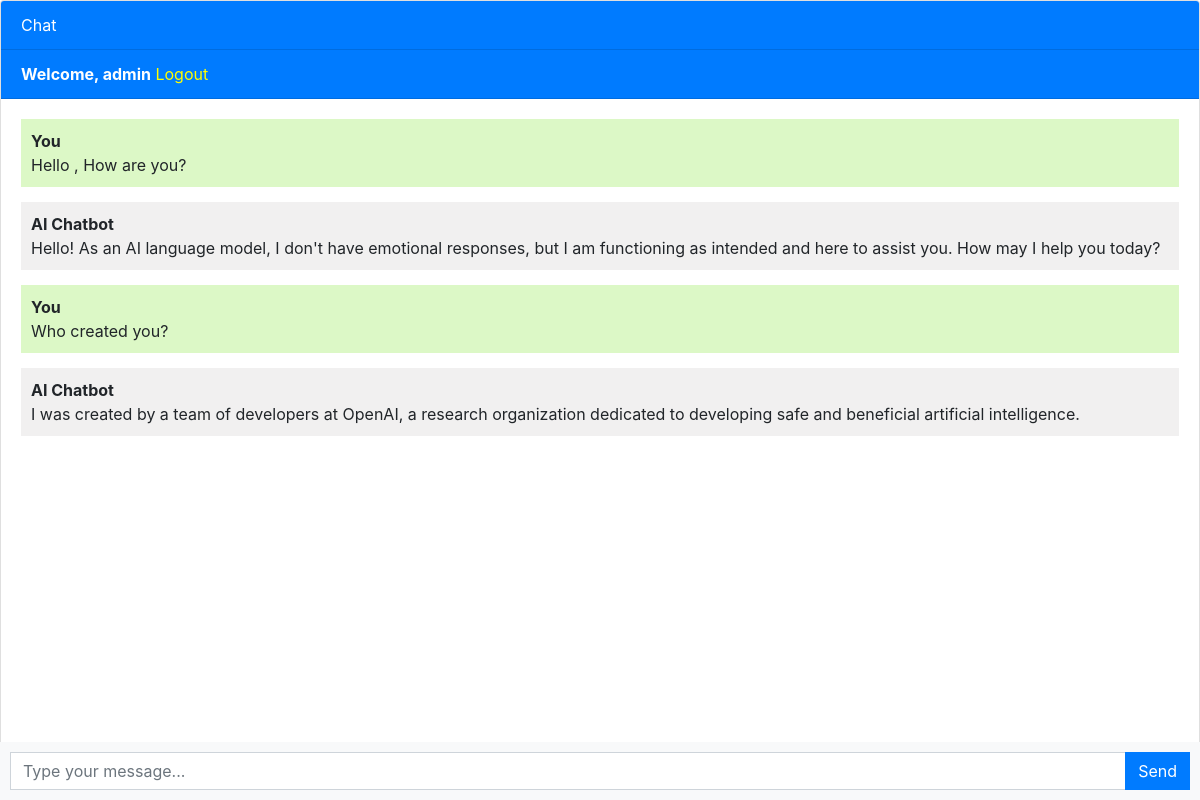
/ (signed in), run on the app's committed database.
### chatbot/models.py (models this page shows, shortened)
class Chat(models.Model):
    user = models.ForeignKey(User,on_delete=models.CASCADE)
    message = models.TextField()
    response = models.TextField()
    created_at = models.DateTimeField(auto_now_add=True)

### chatbot/views.py (the view)
# urls.py: path('', views.chatbot, name='chatbot'),
def chatbot(request):
    chats = Chat.objects.filter(user=request.user)
    if request.method == 'POST':
        message = request.POST.get('message')
        response = ask_openai(message)
        chat = Chat(user=request.user, message=message,response=response,created_at=timezone.now())
        chat.save()
        return JsonResponse({'message': message,'response': response})
    return render(request,'chatbot.html',{'chats':chats})

### templates/chatbot.html (shortened to what this page needs)
{% extends 'base.html' %}
{% block content %}
<div class="chat-container">
  <div class="card flex-grow-1">
    <div class="card-header bg-primary text-white">Chat</div>
    {% if user.is_authenticated %}
    <div class="card-header bg-primary text-white"> <b> Welcome, {{user.username}}</b>   <a style="color: yellow" href="logout">Logout</a></div>
    {% else %}
    <div class="card-header bg-primary text-white"><a style="color: yellow" href="login">Login</a>    <a style="color: yellow" href="register">Register</a></div>
    {% endif %}
    <div class="card-body messages-box">
      <ul class="list-unstyled messages-list">
        {% for chat in chats %}
          {% if chat.user == request.user %}
            <li class="message sent">
          <div class="message-text">
            <div class="message-sender">
              <b>You</b>
            </div>
            <div class="message-content">
              {{ chat.message }}
            </div>
          </div>
        </li>
        <li class="message received">
          <div class="message-text">
            <div class="message-sender">
              <b>AI Chatbot</b>
            </div>
            <div class="message-content">
              {{ chat.response }}
            </div>
          </div>
        </li>
          {% endif %}
        {% endfor %}
      </ul>
    </div>
    <br><br>
    <br><br>
    <br><br>
  </div>
  <form class="message-form">
    <div class="input-group">
      <input type="text" class="form-control message-input" placeholder="Type your message...">
      <div class="input-group-append">
        <button type="submit" class="btn btn-primary btn-send">Send</button>
      </div>
    </div>
  </form>
</div>
{% endblock %}

### templates/chatbot.html (style rules this page uses)
body, html { height: 100%; }
.messages-box { flex: 1; overflow-y: auto; }
.messages-list { padding-left: 0; }
.message { margin-bottom: 15px; list-style: none; }
.message-text { padding: 10px; border-radius: 5px; }
.sent { background-color: #dcf8c6; align-self: flex-end; }
.received { background-color: #f1f0f0; align-self: flex-start; }
.message-form { display: flex; position: fixed; bottom: 0; left: 0; right: 0; padding: 10px; background-color: #f8f9fa; }
.message-input { flex: 1; border-radius: 0; border-right: none; }
.btn-send { border-radius: 0; }
.chat-container { height: 100%; display: flex; flex-direction: column; }

### data on the page
Chat: message "Hello , How are you?", response "Hello! As an AI language model, I don't have emotional responses, but I am functioning as intended and here to assist you. How may I help you today?"
Chat: message "Who created you?", response "I was created by a team of developers at OpenAI, a research organization dedicated to developing safe and beneficial artificial intelligence."

### other printed values
{{ user.username }} "admin"
